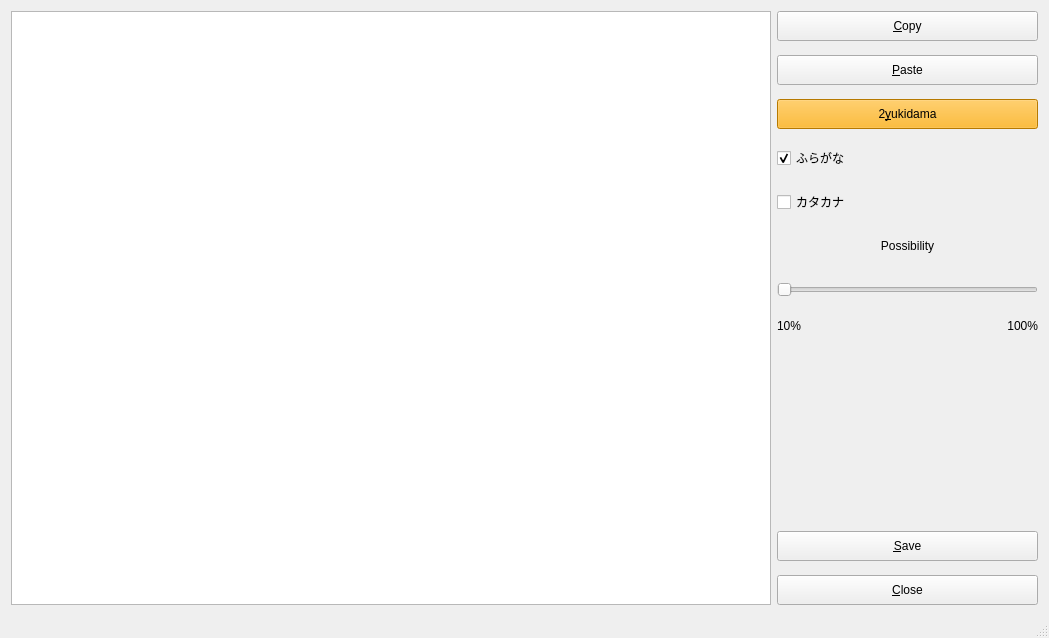
<?xml version="1.0" encoding="UTF-8"?>
<ui version="4.0">
 <class>ProgramWindow</class>
 <widget class="QMainWindow" name="ProgramWindow">
  <property name="geometry">
   <rect>
    <x>0</x>
    <y>0</y>
    <width>1049</width>
    <height>638</height>
   </rect>
  </property>
  <property name="minimumSize">
   <size>
    <width>800</width>
    <height>600</height>
   </size>
  </property>
  <property name="windowTitle">
   <string>Ukidama</string>
  </property>
  <widget class="QWidget" name="centralWidget">
   <layout class="QGridLayout" name="gridLayout">
    <item row="0" column="2">
     <layout class="QVBoxLayout" name="verticalLayout" stretch="0,0,0,0,0,0,0,0,0,0,0">
      <property name="spacing">
       <number>14</number>
      </property>
      <property name="sizeConstraint">
       <enum>QLayout::SetDefaultConstraint</enum>
      </property>
      <property name="rightMargin">
       <number>0</number>
      </property>
      <item>
       <widget class="QPushButton" name="copyButton">
        <property name="minimumSize">
         <size>
          <width>30</width>
          <height>30</height>
         </size>
        </property>
        <property name="text">
         <string>&amp;Copy</string>
        </property>
       </widget>
      </item>
      <item>
       <widget class="QPushButton" name="pasteButton">
        <property name="minimumSize">
         <size>
          <width>30</width>
          <height>30</height>
         </size>
        </property>
        <property name="text">
         <string>&amp;Paste</string>
        </property>
       </widget>
      </item>
      <item>
       <widget class="QPushButton" name="ukidamateButton">
        <property name="minimumSize">
         <size>
          <width>30</width>
          <height>30</height>
         </size>
        </property>
        <property name="styleSheet">
         <string notr="true">background-color: rgb(255, 170, 0);</string>
        </property>
        <property name="text">
         <string>2&amp;yukidama</string>
        </property>
        <property name="autoDefault">
         <bool>true</bool>
        </property>
       </widget>
      </item>
      <item>
       <widget class="QCheckBox" name="hiraganaCheckBox">
        <property name="minimumSize">
         <size>
          <width>30</width>
          <height>30</height>
         </size>
        </property>
        <property name="text">
         <string>ふらがな</string>
        </property>
        <property name="checked">
         <bool>true</bool>
        </property>
       </widget>
      </item>
      <item>
       <widget class="QCheckBox" name="katakanaCheckBox">
        <property name="minimumSize">
         <size>
          <width>30</width>
          <height>30</height>
         </size>
        </property>
        <property name="text">
         <string>カタカナ</string>
        </property>
       </widget>
      </item>
      <item>
       <widget class="QLabel" name="label">
        <property name="minimumSize">
         <size>
          <width>30</width>
          <height>30</height>
         </size>
        </property>
        <property name="maximumSize">
         <size>
          <width>16777215</width>
          <height>30</height>
         </size>
        </property>
        <property name="text">
         <string>Possibility</string>
        </property>
        <property name="alignment">
         <set>Qt::AlignCenter</set>
        </property>
       </widget>
      </item>
      <item>
       <widget class="QSlider" name="chanceSlider">
        <property name="minimumSize">
         <size>
          <width>30</width>
          <height>30</height>
         </size>
        </property>
        <property name="minimum">
         <number>10</number>
        </property>
        <property name="maximum">
         <number>100</number>
        </property>
        <property name="orientation">
         <enum>Qt::Horizontal</enum>
        </property>
        <property name="invertedControls">
         <bool>false</bool>
        </property>
       </widget>
      </item>
      <item>
       <layout class="QHBoxLayout" name="horizontalLayout_2">
        <item>
         <widget class="QLabel" name="label_2">
          <property name="text">
           <string>10%</string>
          </property>
         </widget>
        </item>
        <item>
         <widget class="QLabel" name="label_3">
          <property name="text">
           <string>100%</string>
          </property>
          <property name="alignment">
           <set>Qt::AlignRight|Qt::AlignTrailing|Qt::AlignVCenter</set>
          </property>
         </widget>
        </item>
       </layout>
      </item>
      <item>
       <spacer name="verticalSpacer">
        <property name="orientation">
         <enum>Qt::Vertical</enum>
        </property>
        <property name="sizeHint" stdset="0">
         <size>
          <width>20</width>
          <height>20</height>
         </size>
        </property>
       </spacer>
      </item>
      <item>
       <widget class="QPushButton" name="saveButton">
        <property name="minimumSize">
         <size>
          <width>30</width>
          <height>30</height>
         </size>
        </property>
        <property name="text">
         <string>&amp;Save</string>
        </property>
       </widget>
      </item>
      <item>
       <widget class="QPushButton" name="closeButton">
        <property name="minimumSize">
         <size>
          <width>30</width>
          <height>30</height>
         </size>
        </property>
        <property name="text">
         <string>&amp;Close</string>
        </property>
       </widget>
      </item>
     </layout>
    </item>
    <item row="0" column="0">
     <layout class="QHBoxLayout" name="horizontalLayout">
      <property name="sizeConstraint">
       <enum>QLayout::SetNoConstraint</enum>
      </property>
      <item>
       <widget class="QTextEdit" name="textEdit">
        <property name="minimumSize">
         <size>
          <width>760</width>
          <height>550</height>
         </size>
        </property>
       </widget>
      </item>
     </layout>
    </item>
   </layout>
  </widget>
  <widget class="QStatusBar" name="statusBar"/>
 </widget>
 <layoutdefault spacing="6" margin="11"/>
 <resources/>
 <connections/>
</ui>
